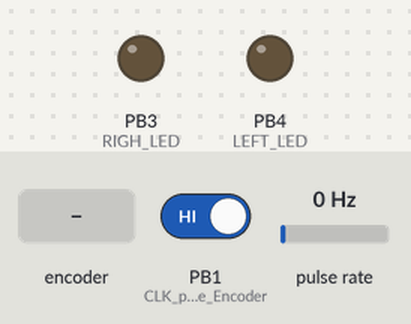
The sketch below on a simulated ATtiny85, built with avr-gcc and run on an emulated ATtiny85. Shown: output pins drawn as LEDs (lit = HIGH). Wiring (inferred from the names in the program): pulse sensor: data PB0. Dashed ring = blinking. The inputs (shaded band) are chosen by the test bench; at power-on: pulse rate 0 Hz, PB1 (CLK_pin_of_the_Encoder) HIGH.

Above: at 0.8 s.
0.9 s: pulse rate set to 4 Hz
At 1.9 s:
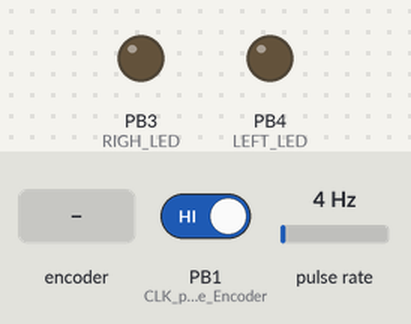
2.5 s: rotary encoder on PB1 (CLK_pin_of_the_Encoder) / PB0 (DT_pin_of_the_Encoder) turned 1 step (first pin leading)
At 2.66 s:
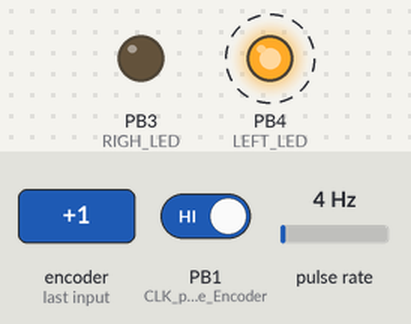
Timing chart, 0 to 5.5 s (numbered marks = the images above; inputs shaded):
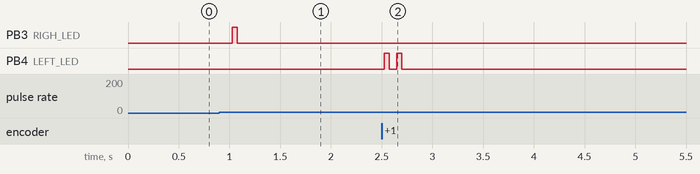

The sketch:

ATtiny13_RotaryEncoder.ino
```cpp
/*
 * Okay, things I would like to do: make something VERY stable to determine
 *  is Encoder moved LEFT or RIGHT so stable that I can use it on Raspberry
 *
 *  Problem is: Rotary Encoders on Raspberry generated a lot l|r wrong
 *  signals, so lots and lots methods are writen to avoid it. In one of my
 *  projects I using ESP8266 (with lots of pin ready for interrrups).
 *
 *  Here I'm trying to make a solution with cheap ATtiny13A
 *
 *                      +-\/-+
 *            RST PB5  1|°   |8  Vcc
 * --- RIGHT MOVE PB3  2|    |7  PB2
 * ---  LEFT MOVE PB4  3|    |6  PB1 ------------ CLK on Encoder
 *                GND  4|    |5  PB0 (PCINT0) --- DT  on Encoder
 *                      +----+
 *
 *
 *  Great help found here:
 *    * David Johnson-Davies - http://www.technoblogy.com/list?1YVE
 *    * A guy named http://noiseislife.tumblr.com - https://forums.adafruit.com/viewtopic.php?f=24&p=69110
 *
 *  About the ATtiny13A
 *    * MicroCore
 *    * ATtiny13
 *    * EEPROM retained
 *    * Clock: 9.6MHz internal oscilator
 *    * BOD 4.3 (use 2.7 for Raspberry)
 *    * Micros disabled
 *    * 202 bytes (19% of storage), 2 bytes out of 64 (3%) of dynamic memory
 *    * Code in Arduino IDE (why not)
 *
 *  WHAT by Paul Katurov <katurov@gmail.com>
 */
#include <avr/io.h>
#include <util/delay.h>
#include <avr/interrupt.h>

#define LEFT_LED PB4
#define RIGH_LED PB3

volatile bool s_pb0        = 0;
volatile bool s_pb1        = 0;


int main(void) {
  GIMSK = _BV (PCIE);           // Pin Change Interrupt Enable
  PCMSK = _BV (PCINT0);         // Enable external interrupts PCINT0
  MCUCR = _BV (ISC00);          // PCINT0 is triggered on any change
  sei();                        // int - Global enable interrupts

  pinMode(PB0, INPUT_PULLUP);   //  DT pin of the Encoder
  pinMode(PB1, INPUT_PULLUP);   // CLK pin of the Encoder
  pinMode(LEFT_LED, OUTPUT);    // Set direction register output
  pinMode(RIGH_LED, OUTPUT);    // Set direction register output
  digitalWrite(LEFT_LED, LOW);  // Make initial state LOW
  digitalWrite(RIGH_LED, LOW);  // Make initial state LOW

  for (;;) {
    asm("NOP");                 // loop (endless)
  }

  return 0;
}

ISR (PCINT0_vect) {             // Interrupt on PCINT0 vector
  bool m_pb0 = digitalRead(PB0);
  bool m_pb1 = digitalRead(PB1);

  if ( m_pb0 != s_pb0 ) {
    s_pb0 = m_pb0;
    if (m_pb1 != s_pb1) {
      s_pb1 = m_pb1;
      indicateRotation ( m_pb0 == m_pb1 );
    }
  }

}

/*
 * Okay, how IT works: if both are in one state, this is RIGHT move
 *  this is why we just use one already compared variable.
 */
void indicateRotation ( bool side ) {
  if ( side ) {
    digitalWrite( RIGH_LED, HIGH );
    _delay_ms (50);
    digitalWrite( RIGH_LED, LOW );
  } else {
    digitalWrite( LEFT_LED, HIGH );
    _delay_ms (50);
    digitalWrite( LEFT_LED, LOW );
  }
}
```

Measured:
- after the input at 0.9 s, PB3 (RIGH_LED): LOW → HIGH after 0.13 s, → LOW 0.05 s later
- after the input at 2.5 s, PB4 (LEFT_LED): alternates HIGH for 0.05 s and LOW for 0.07 s, 4 changes in all, then stays LOW, starting at once
